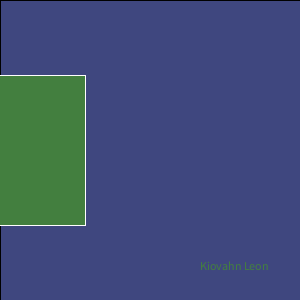
Frame 1 (no input)
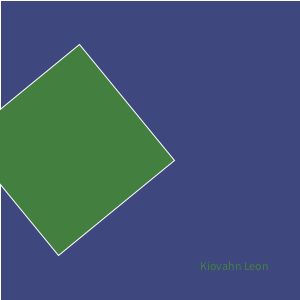
Frame 60 (the mouse pressed at the canvas centre just before this capture)
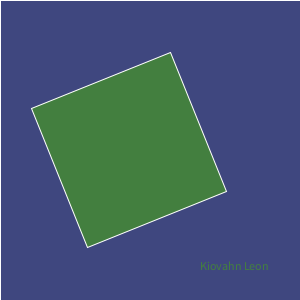
Frame 120 (the mouse held since frame 60 and released just before this capture)

The Processing sketch that drew these frames (run headless with seeded random() and noise(); from frame 60 on, the mouse is pressed at the canvas centre):

// Processing sketch: RotatingRect
// ── RotatingRect.pde
float i=0;
float h=0;

void setup(){
  size(300,300);
  rectMode(CENTER);
  frameRate(30);
  colorMode(HSB,100);
  h=random(100);
  background(h,50,h);
}

void draw(){
  fill(h,50,50);
  rect(width/2,height/2,width, height);
  stroke(#ffffff);
  fill(h*0.5,50,50);
  text("Kiovahn Leon",200,270);
  if(i>350){
    i=-i;
  }
  translate(i+10,height/2);
  rotate(i);
  rect(0,0,150,150);
  i=i+1;
}
